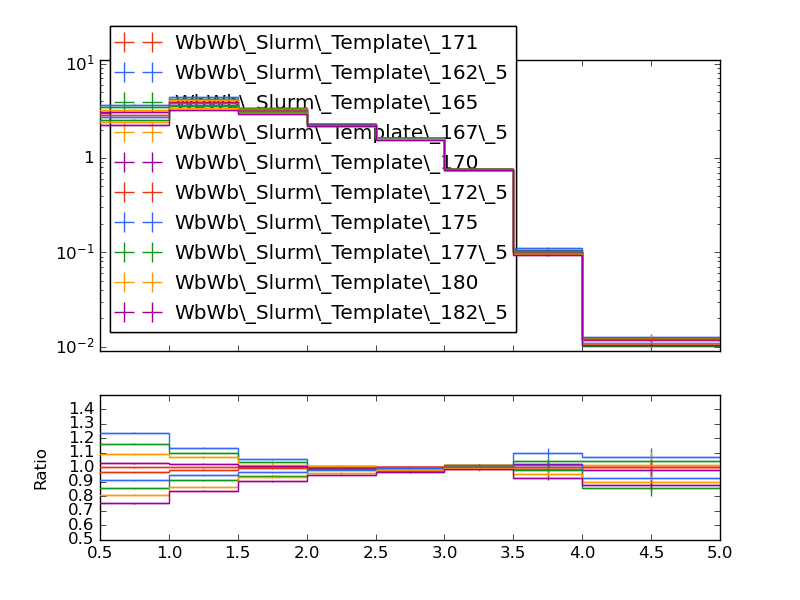

Source code (Python):
#! /usr/bin/env python

# This Python script was auto-generated using YODA v2.0.1.
# Analysis object: /WbWb_singlelepton/dr_bl
# Timestamp: 12-01-2026 (12:51:18)

import matplotlib as mpl
import matplotlib.pyplot as plt
mpl.use('Agg') # comment out for interactive use
import os
import numpy as np

plotDir = os.path.split(os.path.realpath(__file__))[0]
if 'YODA_USER_PLOT_PATH' in globals():
    plot_outdir = globals()['YODA_USER_PLOT_PATH']
else:
    plot_outdir = plotDir

#plot style
plt.style.use(os.path.join(plotDir, '../default.mplstyle'))

plt.rcParams['text.usetex'] = False
plt.style.use(['classic'])
plt.rc('font', family='DejaVu Sans')
# plot metadata
figW, figH = plt.rcParams['figure.figsize']
ax_xLabel = r''
ax_yLabel = r''
ax_title  = r''
ax_xScale = 'linear'
ax_yScale = 'log'
xLims = (0.5, 5.0)
yLims = (0.009000000000000001, 11.0)

# TeX-friendly labels for the legend
labels = {
    'legend' : ([ r"WbWb\_Slurm\_Template\_171", r"WbWb\_Slurm\_Template\_162\_5", r"WbWb\_Slurm\_Template\_165", r"WbWb\_Slurm\_Template\_167\_5", r"WbWb\_Slurm\_Template\_170", r"WbWb\_Slurm\_Template\_172\_5", r"WbWb\_Slurm\_Template\_175", r"WbWb\_Slurm\_Template\_177\_5", r"WbWb\_Slurm\_Template\_180", r"WbWb\_Slurm\_Template\_182\_5" ], r""),
}

# Adjust canvas width and height
canvasW = 10.0
canvasH = 9.0
figW *= canvasW/10.
figH *= canvasH/9.

# Create figure and axis objects
fig, (ax, ratio0_ax) = plt.subplots(2, 1, sharex=True,
                  figsize=(figW,figH), gridspec_kw={'height_ratios': (6.0, 3.0)})

# Set figure margins
plt.subplots_adjust(
    left   = 1.0 * plt.rcParams['figure.subplot.left'],
    right  = 1.0 * plt.rcParams['figure.subplot.right'],
    top    = 1.0 * plt.rcParams['figure.subplot.top'],
    bottom = 1.0 * plt.rcParams['figure.subplot.bottom'])

ratio0_ax.yaxis.set_major_locator(mpl.ticker.MultipleLocator(0.1))
ratio0_ax.set_ylim(0.5, 1.4999)
ratio0_ax.set_ylabel('Ratio')

# the numerical data is stored in a separate file
dataf = dict()
prefix = os.path.split(__file__)[0]
if prefix:    prefix = prefix + '/'
exec(open(prefix+'dr_bl__data.py').read(), dataf)


legend_handles = dict() # keep track of handles for the legend

# style options for curves
# starts at zorder>=5 to draw curve on top of legend
styles = {
  'WbWb_LO_PS_Had_171/Analysis/WbWb_Slurm_Template_171.yoda.gz': {
    'color' : '#EE3311',
    'linestyle' : '-',
    'linewidth' : 1,
    'marker' : 'none',
    'markersize' : 2,
    'capsize' : 0.0,
    'zorder' : 5,
    'histstyle' : 1,
    'drawstyle' : 'steps-pre',
    'xerrorbars' : 1,
    'yerrorbars' : 1,
    'fillcolor' : None,
    'fillopacity' : 1.0,
    'ratio0_linestyle' : '-',
    'ratio0_linewidth' : 1,
    'ratio0_marker' : 'none',
    'ratio0_markersize' : 2,
    'ratio0_capsize' : 0.0,
    'ratio0_zorder' : 5,
    'ratio0_histstyle' : 1,
    'ratio0_drawstyle' : 'steps-pre',
    'ratio0_xerrorbars' : 1,
    'ratio0_yerrorbars' : 1,
  },
  'WbWb_LO_PS_Had_162/Analysis/WbWb_Slurm_Template_162_5.yoda.gz': {
    'color' : '#3366FF',
    'linestyle' : '-',
    'linewidth' : 1,
    'marker' : 'none',
    'markersize' : 2,
    'capsize' : 0.0,
    'zorder' : 6,
    'histstyle' : 1,
    'drawstyle' : 'steps-pre',
    'xerrorbars' : 1,
    'yerrorbars' : 1,
    'fillcolor' : None,
    'fillopacity' : 1.0,
    'ratio0_linestyle' : '-',
    'ratio0_linewidth' : 1,
    'ratio0_marker' : 'none',
    'ratio0_markersize' : 2,
    'ratio0_capsize' : 0.0,
    'ratio0_zorder' : 6,
    'ratio0_histstyle' : 1,
    'ratio0_drawstyle' : 'steps-pre',
    'ratio0_xerrorbars' : 1,
    'ratio0_yerrorbars' : 1,
  },
  'WbWb_LO_PS_Had_165/Analysis/WbWb_Slurm_Template_165.yoda.gz': {
    'color' : '#109618',
    'linestyle' : '-',
    'linewidth' : 1,
    'marker' : 'none',
    'markersize' : 2,
    'capsize' : 0.0,
    'zorder' : 7,
    'histstyle' : 1,
    'drawstyle' : 'steps-pre',
    'xerrorbars' : 1,
    'yerrorbars' : 1,
    'fillcolor' : None,
    'fillopacity' : 1.0,
    'ratio0_linestyle' : '-',
    'ratio0_linewidth' : 1,
    'ratio0_marker' : 'none',
    'ratio0_markersize' : 2,
    'ratio0_capsize' : 0.0,
    'ratio0_zorder' : 7,
    'ratio0_histstyle' : 1,
    'ratio0_drawstyle' : 'steps-pre',
    'ratio0_xerrorbars' : 1,
    'ratio0_yerrorbars' : 1,
  },
  'WbWb_LO_PS_Had_167/Analysis/WbWb_Slurm_Template_167_5.yoda.gz': {
    'color' : '#FF9900',
    'linestyle' : '-',
    'linewidth' : 1,
    'marker' : 'none',
    'markersize' : 2,
    'capsize' : 0.0,
    'zorder' : 8,
    'histstyle' : 1,
    'drawstyle' : 'steps-pre',
    'xerrorbars' : 1,
    'yerrorbars' : 1,
    'fillcolor' : None,
    'fillopacity' : 1.0,
    'ratio0_linestyle' : '-',
    'ratio0_linewidth' : 1,
    'ratio0_marker' : 'none',
    'ratio0_markersize' : 2,
    'ratio0_capsize' : 0.0,
    'ratio0_zorder' : 8,
    'ratio0_histstyle' : 1,
    'ratio0_drawstyle' : 'steps-pre',
    'ratio0_xerrorbars' : 1,
    'ratio0_yerrorbars' : 1,
  },
  'WbWb_LO_PS_Had_170/Analysis/WbWb_Slurm_Template_170.yoda.gz': {
    'color' : '#990099',
    'linestyle' : '-',
    'linewidth' : 1,
    'marker' : 'none',
    'markersize' : 2,
    'capsize' : 0.0,
    'zorder' : 9,
    'histstyle' : 1,
    'drawstyle' : 'steps-pre',
    'xerrorbars' : 1,
    'yerrorbars' : 1,
    'fillcolor' : None,
    'fillopacity' : 1.0,
    'ratio0_linestyle' : '-',
    'ratio0_linewidth' : 1,
    'ratio0_marker' : 'none',
    'ratio0_markersize' : 2,
    'ratio0_capsize' : 0.0,
    'ratio0_zorder' : 9,
    'ratio0_histstyle' : 1,
    'ratio0_drawstyle' : 'steps-pre',
    'ratio0_xerrorbars' : 1,
    'ratio0_yerrorbars' : 1,
  },
  'WbWb_LO_PS_Had_172/Analysis/WbWb_Slurm_Template_172_5.yoda.gz': {
    'color' : '#EE3311',
    'linestyle' : '-',
    'linewidth' : 1,
    'marker' : 'none',
    'markersize' : 2,
    'capsize' : 0.0,
    'zorder' : 10,
    'histstyle' : 1,
    'drawstyle' : 'steps-pre',
    'xerrorbars' : 1,
    'yerrorbars' : 1,
    'fillcolor' : None,
    'fillopacity' : 1.0,
    'ratio0_linestyle' : '-',
    'ratio0_linewidth' : 1,
    'ratio0_marker' : 'none',
    'ratio0_markersize' : 2,
    'ratio0_capsize' : 0.0,
    'ratio0_zorder' : 10,
    'ratio0_histstyle' : 1,
    'ratio0_drawstyle' : 'steps-pre',
    'ratio0_xerrorbars' : 1,
    'ratio0_yerrorbars' : 1,
  },
  'WbWb_LO_PS_Had_175/Analysis/WbWb_Slurm_Template_175.yoda.gz': {
    'color' : '#3366FF',
    'linestyle' : '-',
    'linewidth' : 1,
    'marker' : 'none',
    'markersize' : 2,
    'capsize' : 0.0,
    'zorder' : 11,
    'histstyle' : 1,
    'drawstyle' : 'steps-pre',
    'xerrorbars' : 1,
    'yerrorbars' : 1,
    'fillcolor' : None,
    'fillopacity' : 1.0,
    'ratio0_linestyle' : '-',
    'ratio0_linewidth' : 1,
    'ratio0_marker' : 'none',
    'ratio0_markersize' : 2,
    'ratio0_capsize' : 0.0,
    'ratio0_zorder' : 11,
    'ratio0_histstyle' : 1,
    'ratio0_drawstyle' : 'steps-pre',
    'ratio0_xerrorbars' : 1,
    'ratio0_yerrorbars' : 1,
  },
  'WbWb_LO_PS_Had_177/Analysis/WbWb_Slurm_Template_177_5.yoda.gz': {
    'color' : '#109618',
    'linestyle' : '-',
    'linewidth' : 1,
    'marker' : 'none',
    'markersize' : 2,
    'capsize' : 0.0,
    'zorder' : 12,
    'histstyle' : 1,
    'drawstyle' : 'steps-pre',
    'xerrorbars' : 1,
    'yerrorbars' : 1,
    'fillcolor' : None,
    'fillopacity' : 1.0,
    'ratio0_linestyle' : '-',
    'ratio0_linewidth' : 1,
    'ratio0_marker' : 'none',
    'ratio0_markersize' : 2,
    'ratio0_capsize' : 0.0,
    'ratio0_zorder' : 12,
    'ratio0_histstyle' : 1,
    'ratio0_drawstyle' : 'steps-pre',
    'ratio0_xerrorbars' : 1,
    'ratio0_yerrorbars' : 1,
  },
  'WbWb_LO_PS_Had_180/Analysis/WbWb_Slurm_Template_180.yoda.gz': {
    'color' : '#FF9900',
    'linestyle' : '-',
    'linewidth' : 1,
    'marker' : 'none',
    'markersize' : 2,
    'capsize' : 0.0,
    'zorder' : 13,
    'histstyle' : 1,
    'drawstyle' : 'steps-pre',
    'xerrorbars' : 1,
    'yerrorbars' : 1,
    'fillcolor' : None,
    'fillopacity' : 1.0,
    'ratio0_linestyle' : '-',
    'ratio0_linewidth' : 1,
    'ratio0_marker' : 'none',
    'ratio0_markersize' : 2,
    'ratio0_capsize' : 0.0,
    'ratio0_zorder' : 13,
    'ratio0_histstyle' : 1,
    'ratio0_drawstyle' : 'steps-pre',
    'ratio0_xerrorbars' : 1,
    'ratio0_yerrorbars' : 1,
  },
  'WbWb_LO_PS_Had_182/Analysis/WbWb_Slurm_Template_182_5.yoda.gz': {
    'color' : '#990099',
    'linestyle' : '-',
    'linewidth' : 1,
    'marker' : 'none',
    'markersize' : 2,
    'capsize' : 0.0,
    'zorder' : 14,
    'histstyle' : 1,
    'drawstyle' : 'steps-pre',
    'xerrorbars' : 1,
    'yerrorbars' : 1,
    'fillcolor' : None,
    'fillopacity' : 1.0,
    'ratio0_linestyle' : '-',
    'ratio0_linewidth' : 1,
    'ratio0_marker' : 'none',
    'ratio0_markersize' : 2,
    'ratio0_capsize' : 0.0,
    'ratio0_zorder' : 14,
    'ratio0_histstyle' : 1,
    'ratio0_drawstyle' : 'steps-pre',
    'ratio0_xerrorbars' : 1,
    'ratio0_yerrorbars' : 1,
  },
}

# curve from input yoda files in main panel
for label, yvals in dataf['yvals'].items():
    if all(np.isnan(v) for v in dataf['yvals'][label]):
        continue
    tmp = None
    if styles[label]['histstyle']: # draw as histogram
        xpos = dataf['xedges'][label] if styles[label]['drawstyle'] else dataf['xpoints'][label]
        ypos = np.insert(yvals, 0, yvals[0]) if styles[label]['drawstyle'] else yvals
        if styles[label]['fillcolor']: # fill area below curve
            ax.fill_between(xpos, ypos, step='pre',
                            color=styles[label]['fillcolor'],
                            alpha=styles[label]['fillopacity'])
        tmp, = ax.plot(xpos, ypos,
                       color=styles[label]['color'],
                       linestyle=styles[label]['linestyle'],
                       linewidth=styles[label]['linewidth'],
                       drawstyle=styles[label]['drawstyle'], solid_joinstyle='miter',
                       zorder=styles[label]['zorder'], label=label)
    tmp = ax.errorbar(dataf['xpoints'][label], yvals,
                      xerr=np.array(dataf['xerrs'][label])*styles[label]['xerrorbars'],
                      yerr=np.array(dataf['yerrs'][label])*styles[label]['yerrorbars'],
                      fmt=styles[label]['marker'], capsize=styles[label]['capsize'],
                      markersize=styles[label]['markersize'],
                      ecolor=styles[label]['color'],
                      color=styles[label]['color'], zorder=styles[label]['zorder'])
    tmp[-1][0].set_linestyle(styles[label]['linestyle'])
    tmp[-1][0].set_linewidth(styles[label]['linewidth'])
    if label in dataf['add_legend_handle']:  legend_handles[label] = tmp
    for varLabel in dataf['variation_yvals'].keys():
        if varLabel.startswith(label):
            tmp, = ax.plot(dataf['xedges'][label], dataf['variation_yvals'][varLabel],
                           color=styles[label]['color'],
                           linestyle=styles[label]['linestyle'],
                           linewidth=styles[label]['linewidth'],
                           drawstyle='steps-pre', solid_joinstyle='miter',
                           zorder=styles[label]['zorder'], alpha=0.5)


# plots on ratio panel
# curve from input yoda files in ratio panel
for label, yvals in dataf['ratio0_yvals'].items():
    if all(np.isnan(v) for v in yvals):
        continue
    if styles[label]['ratio0_histstyle']: # plot as histogram
        xpos = dataf['xedges']['WbWb_LO_PS_Had_171/Analysis/WbWb_Slurm_Template_171.yoda.gz'] if styles[label]['ratio0_drawstyle'] else dataf['xpoints']['WbWb_LO_PS_Had_171/Analysis/WbWb_Slurm_Template_171.yoda.gz']
        ypos = np.insert(yvals, 0, yvals[0]) if styles[label]['ratio0_drawstyle'] else yvals
        ratio0_ax.plot(xpos, ypos,
                       color=styles[label]['color'],
                       linewidth=styles[label]['linewidth'],
                       linestyle=styles[label]['ratio0_linestyle'],
                       drawstyle=styles[label]['ratio0_drawstyle'], zorder=styles[label]['zorder'],
                       solid_joinstyle='miter')
    tmp = ratio0_ax.errorbar(dataf['xpoints']['WbWb_LO_PS_Had_171/Analysis/WbWb_Slurm_Template_171.yoda.gz'], yvals,
                             xerr=np.array(dataf['ref_xerrs'])*styles[label]['ratio0_xerrorbars'],
                             yerr=np.array(dataf['ratio0_yerrs'][label])*styles[label]['ratio0_yerrorbars'],
                             fmt=styles[label]['ratio0_marker'], capsize=styles[label]['ratio0_capsize'],
                             markersize=styles[label]['ratio0_markersize'],
                             ecolor=styles[label]['color'],
                             color=styles[label]['color'])
    tmp[-1][0].set_linestyle(styles[label]['ratio0_linestyle'])
    tmp[-1][0].set_linewidth(styles[label]['ratio0_linewidth'])

    for varlabel in dataf['ratio0_variation_vals'].keys():
        if varlabel.startswith(label):
            ratio0_ax.plot(dataf['xedges']['WbWb_LO_PS_Had_171/Analysis/WbWb_Slurm_Template_171.yoda.gz'],
                            dataf['ratio0_variation_vals'][varlabel],
                            color=styles[label]['color'],
                            linestyle=styles[label]['linestyle'],
                            linewidth=styles[label]['linewidth'],
                            drawstyle='steps-pre', solid_joinstyle='miter',
                            zorder=1, alpha=0.5)

legend_items = list(legend_handles.values())
ax.add_artist(ax.legend(legend_items,
                        labels['legend'][0],
                        title=labels['legend'][1],
                        alignment='left',
                        loc='lower left',
                        bbox_to_anchor=(0.0, 0.03)))

# set plot metadata as defined above
ratio0_ax.set_xlabel(ax_xLabel)
ratio0_ax.xaxis.set_label_coords(1., -0.15)
ax.set_ylabel(ax_yLabel, ha='right', va='top')
ax.yaxis.set_label_coords(-0.11, 1.0)
ax.set_title(ax_title, loc='left')
ax.set_xscale(ax_xScale)
ax.set_yscale(ax_yScale)
ax.set_xlim(xLims)
ax.set_ylim(yLims)

# tick formatting
plt.rcParams['xtick.top'] = True
plt.rcParams['ytick.right'] = True
ax.yaxis.set_major_locator(mpl.ticker.LogLocator(base=10.0, numticks=np.inf))
ax.yaxis.set_minor_locator(mpl.ticker.LogLocator(
                           base=10.0, subs=np.arange(0.1, 1, 0.1), numticks=np.inf))
fig.align_ylabels((ax, ratio0_ax))
plt.savefig(os.path.join(plot_outdir, 'dr_bl.pdf'), format='PDF')
plt.savefig(os.path.join(plot_outdir, 'dr_bl.png'), format='PNG')

plt.close(fig)
